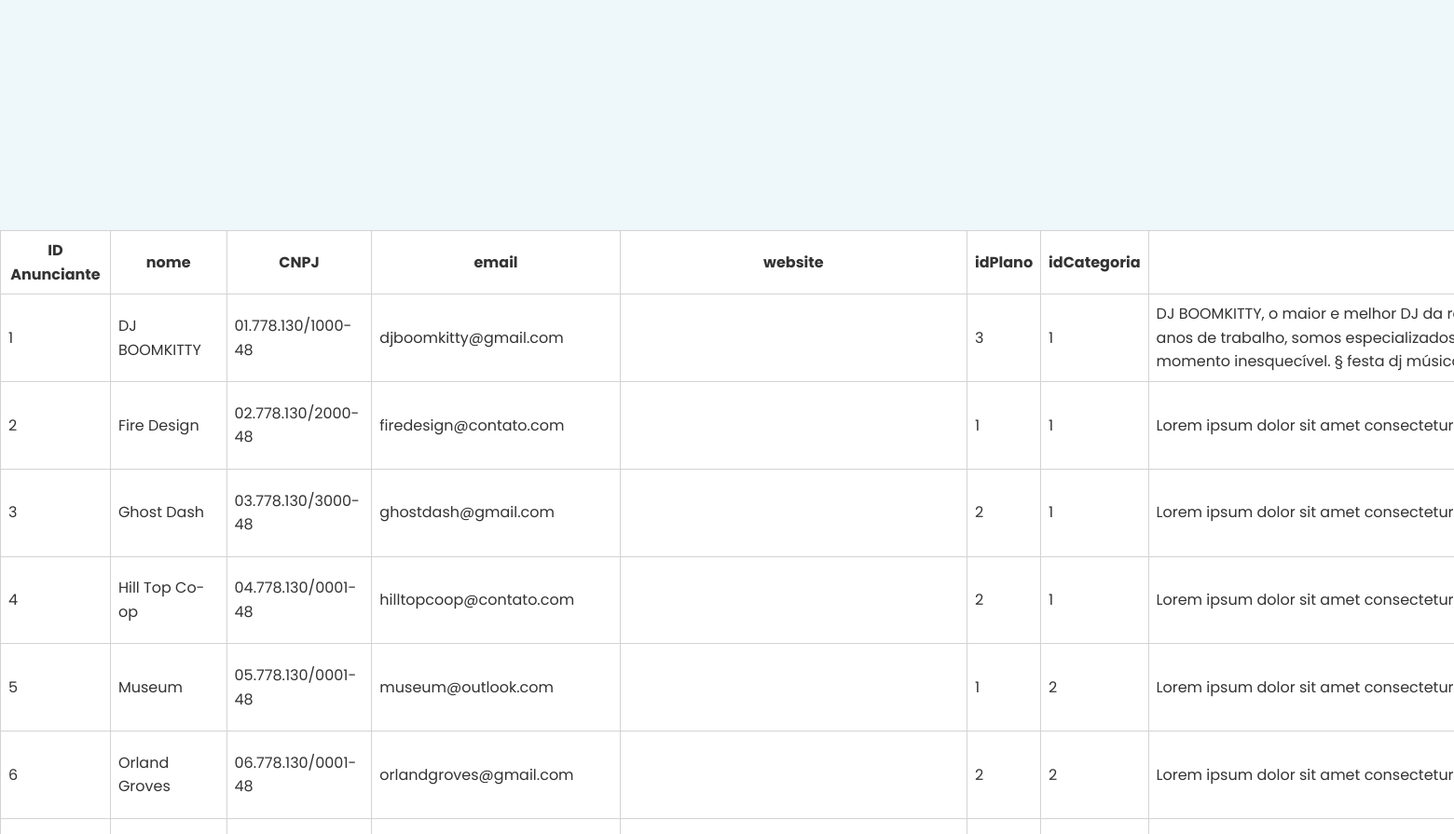
The page /admin/editar.php (signed in, middle part) on the database as committed earlier.
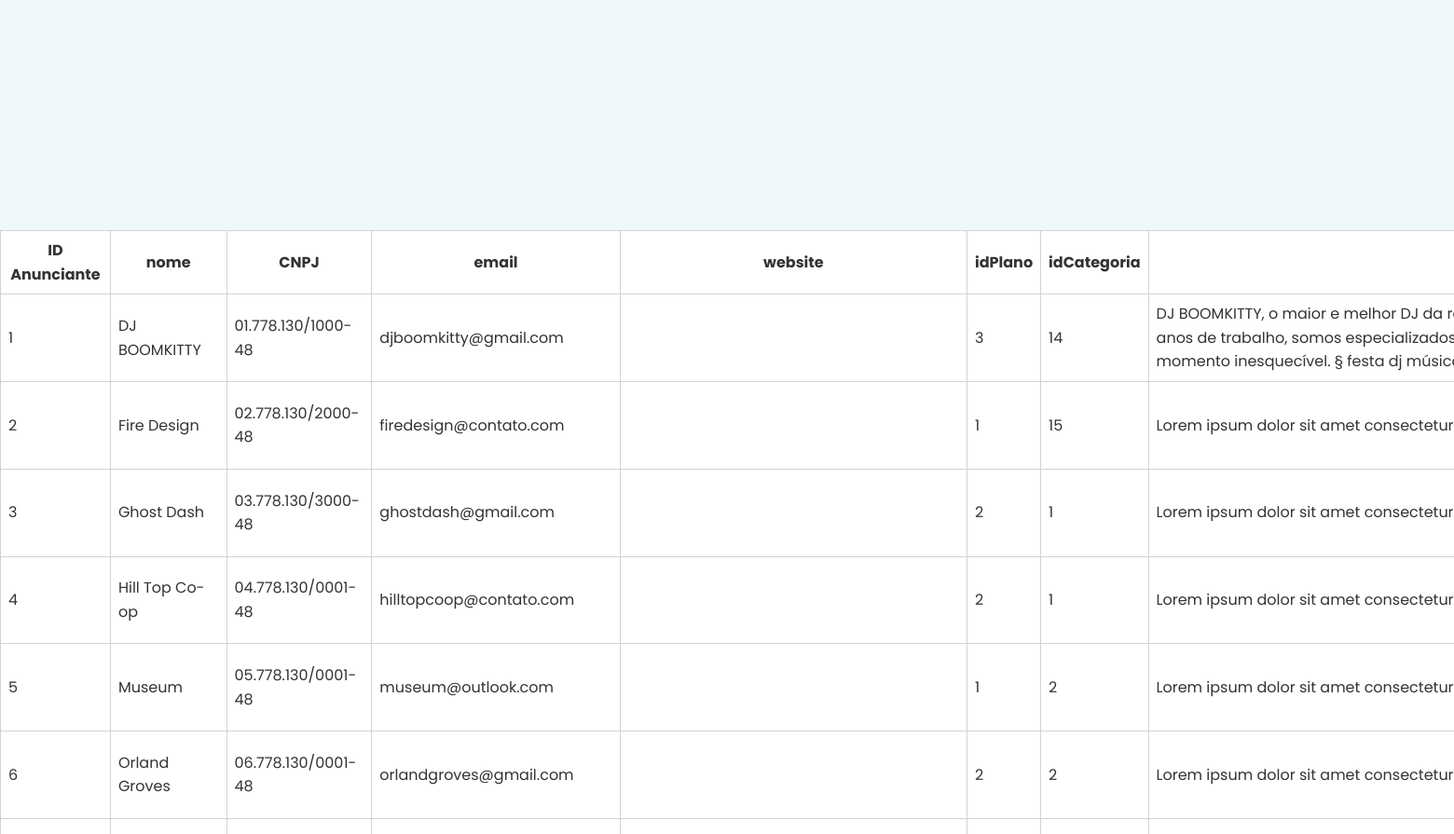
The same page on the database as committed later.
### tables this page shows
CREATE TABLE `anunciante` (
  `idAnunciante` int(11) NOT NULL,
  `nome` varchar(30) NOT NULL,
  `CNPJ` char(18) DEFAULT NULL,
  `email` varchar(30) NOT NULL,
  `website` varchar(1000) DEFAULT NULL,
  `descricao` varchar(1000) DEFAULT NULL,
  `idPlano` int(11) NOT NULL,
  `idCategoria` int(11) NOT NULL,
  `facebook` varchar(60) DEFAULT NULL,
  `instagram` varchar(60) DEFAULT NULL,
  `telefone` varchar(15) DEFAULT NULL,
  `celular` varchar(15) NOT NULL,
  `whatsapp` varchar(15) DEFAULT NULL,
  `idCidade` int(11) DEFAULT NULL,
  `CEP` char(9) DEFAULT NULL,
  `bairro` varchar(20) DEFAULT NULL,
  `rua` varchar(30) DEFAULT NULL,
  `numero` varchar(3) DEFAULT NULL,
  `imgAnuncioP` varchar(50) NOT NULL,
  `imgAnuncioG` varchar(50) NOT NULL
);

### admin/editar.php (the view, shortened to what this page needs)
<?php
require_once $_SERVER['DOCUMENT_ROOT'] . '/assets/php/conexao.php';
?>
<!DOCTYPE html>
<html lang="pt-br">
<head>
  <link rel="stylesheet" href="/assets/css/main.css">
</head>
<body>
<main>
  <section id="edit" class="full-size">
    </section>
      <?php
$userQuery = $conexao->prepare('SELECT * FROM anunciante');
$userQuery->execute();
$user = $userQuery->fetchAll(PDO::FETCH_ASSOC);
?>
        <table class="">
          <tr>
            <th class="">ID Anunciante</th>
            <th class="">nome</th>
            <th class="">CNPJ</th>
            <th class="">email</th>
            <th class="">website</th>
            <th class="">idPlano</th>
            <th class="">idCategoria</th>
            <th class="">descricao</th>
          </tr>
          <?php
          foreach ($user as $linha) {
          ?>
            <tr>
              <td><?php echo $linha["idAnunciante"] ?></td>
                          <td><?php echo $linha["nome"] ?></td>
                          <td><?php echo $linha["CNPJ"] ?></td>
                          <td><?php echo $linha["email"] ?></td>
                          <td><?php echo $linha["website"] ?></td>
                          <td><?php echo $linha["idPlano"] ?></td>
                          <td><?php echo $linha["idCategoria"] ?></td>
                          <td><?php echo $linha["descricao"] ?></td>
            <?php }
            ?>
            </tr>
        </table>
        </main>
</body>
</html>

### assets/css/main.css (style rules this page uses)
*, *::before, *::after { box-sizing: border-box; margin: 0; padding: 0; }
html, body { height: 100%; scroll-behavior: smooth; }
body { display: flex; flex-direction: column; min-width: 100%; line-height: 1.6; font-family: "Poppins", sans-serif; background-color: hsl(0deg, 0%, 97%); color: hsl(0deg, 0%, 29%); }
::placeholder { color: hsl(0deg, 0%, 63%); opacity: 0.9; font-style: italic; font-weight: 400; }
section { padding: 0; }
section:not(.hero) { padding-bottom: 6rem; }
.full-size { min-height: 90vh; padding-top: 2.5rem; padding-bottom: 2.5rem; }
@media only screen and (min-width: 800px) { .full-size { padding-top: 3rem; padding-bottom: 3rem; } }
header ~ * { margin-top: 4rem; }
body { background-color: hsla(195deg, 53%, 79%, 0.2); }

### admin/editar.php (style rules this page uses)
table { margin: 0 auto; }
table { color: #333; background: white; border: 1px solid grey; font-size: 12pt; border-collapse: collapse; width: 250%; }
table th, table td { padding: .5em; border: 1px solid lightgrey; }

Rows that differ between the two databases and show on the page:
changed anunciante "DJ BOOMKITTY": idCategoria "1" → "14"
changed anunciante "Fire Design": idCategoria "1" → "15"
